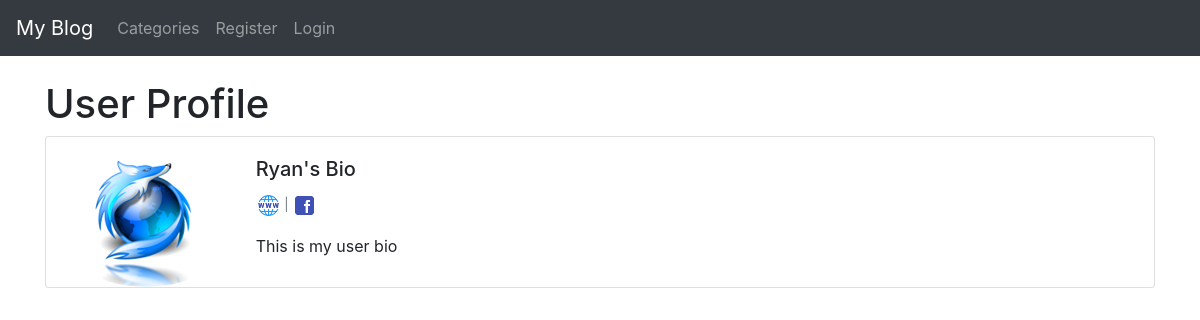
Page /members/1/profile on the committed database.
### theblog/models.py (models this page shows, shortened)
class Profile(models.Model):
    user = models.OneToOneField(User, null=True, on_delete=models.CASCADE)
    bio = models.TextField()
    profile_pic = models.ImageField(null=True, blank=True, upload_to='images/profile/')
    website_url = models.CharField(max_length=255, null=True, blank=True)
    facebook_url = models.CharField(max_length=255, null=True, blank=True)
    twitter_url = models.CharField(max_length=255, null=True, blank=True)
    instagram_url = models.CharField(max_length=255, null=True, blank=True)
    pinterest_url = models.CharField(max_length=255, null=True, blank=True)

### members/views.py (the view)
# urls.py: path('<int:pk>/profile', ShowProfilePageView.as_view(), name='show_profile_page'),
class ShowProfilePageView(DetailView):
    model = Profile
    template_name = 'registration/user_profile.html'
    def get_context_data(self, *args, **kwargs):
        context = super(ShowProfilePageView, self).get_context_data(*args, **kwargs)
        page_user = get_object_or_404(Profile, id=self.kwargs['pk'])
        context['page_user'] = page_user
        return context

### members/templates/registration/user_profile.html (shortened to what this page needs)
{% extends 'base.html' %}
{% load static %}
{% block content %}
<h1>User Profile</h1>
<div class="card mb-3">
        <div class="row now-gutters">
            <div class="col-md-2">
                {% if page_user.profile_pic %}
                    <img src="{{ page_user.profile_pic.url }}" alt="{{ page_user.user.first_name }}'s Profile Picture" class="profile_pic rounded-circle">
                {% else %}
                    <img src="{% static 'img/customer_120px.png' %}" alt="{{ page_user.user.first_name }}" class="no_profile_pic rounded-circle">
                {% endif %}
            </div>
            <div class="col-md-10">
                <div class="card-body">
                    <h5 class="card-title">{{ page_user.user.first_name }}'s Bio</h5>
                    <p class="small text-muted">
                        {% if page_user.website_url %}
                            <a href="{{ page_user.website_url }}" target="_blank"><img src="{% static 'img/website_48px.png' %}" alt="Website" class="social_media"></a>
                        {% endif %}
                        {% if page_user.facebook_url %}
                           | <a href="{{ page_user.facebook_url }}" target="_blank"><img src="{% static 'img/facebook_48px.png' %}" alt="Facebook" class="social_media"></a>
                        {% endif %}
                    </p>
                    <p class="card-text">
                        {{ page_user.bio }}
                    </p>
                </div>
            </div>
        </div>
    </div>
{% endblock %}

### static/css/styles.css (style rules this page uses)
.profile_pic { max-height: 200px; max-width: 200px; }
.social_media { max-width: 25px; max-height: 25px; }

### rows in the picture
Profile: profile_pic (picture), user.first_name "Ryan", bio "This is my user bio"
